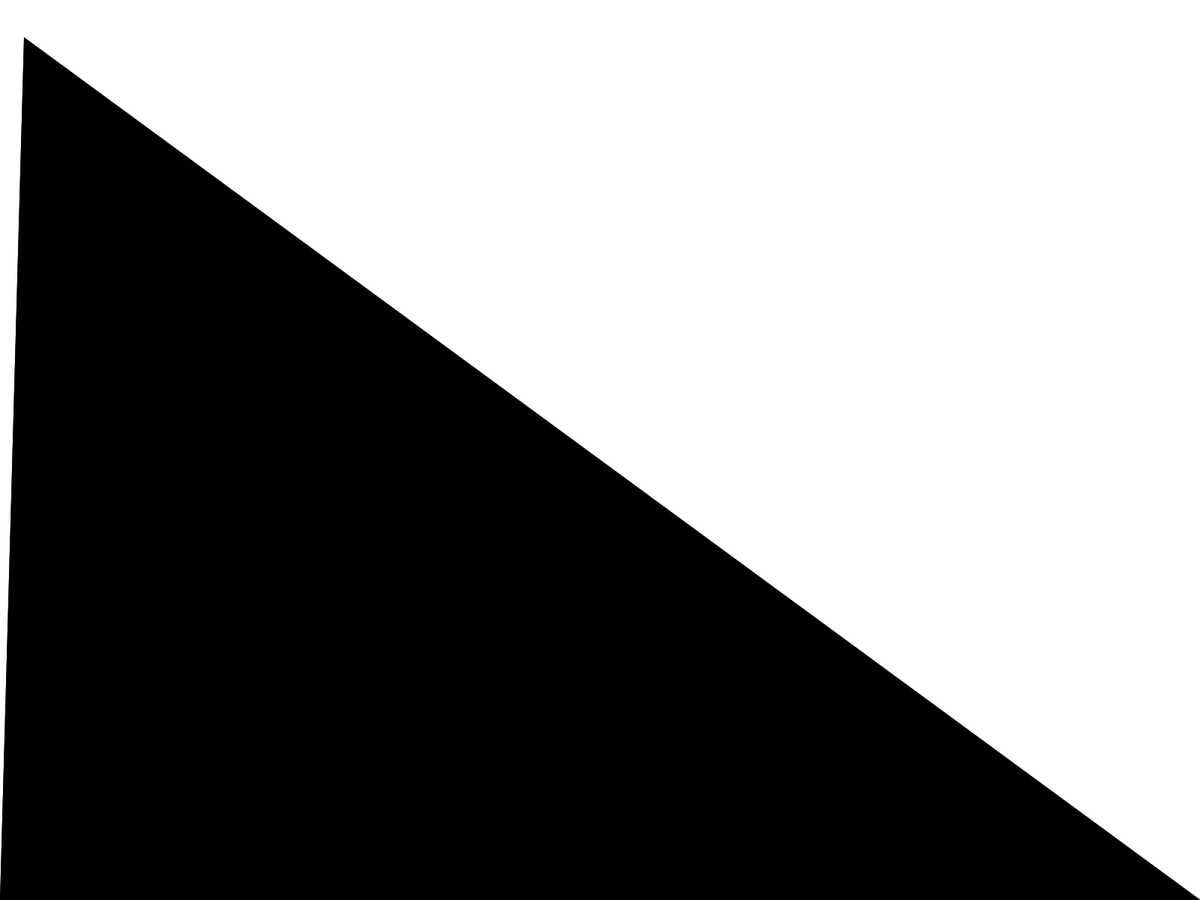
Frame 1 (no input)
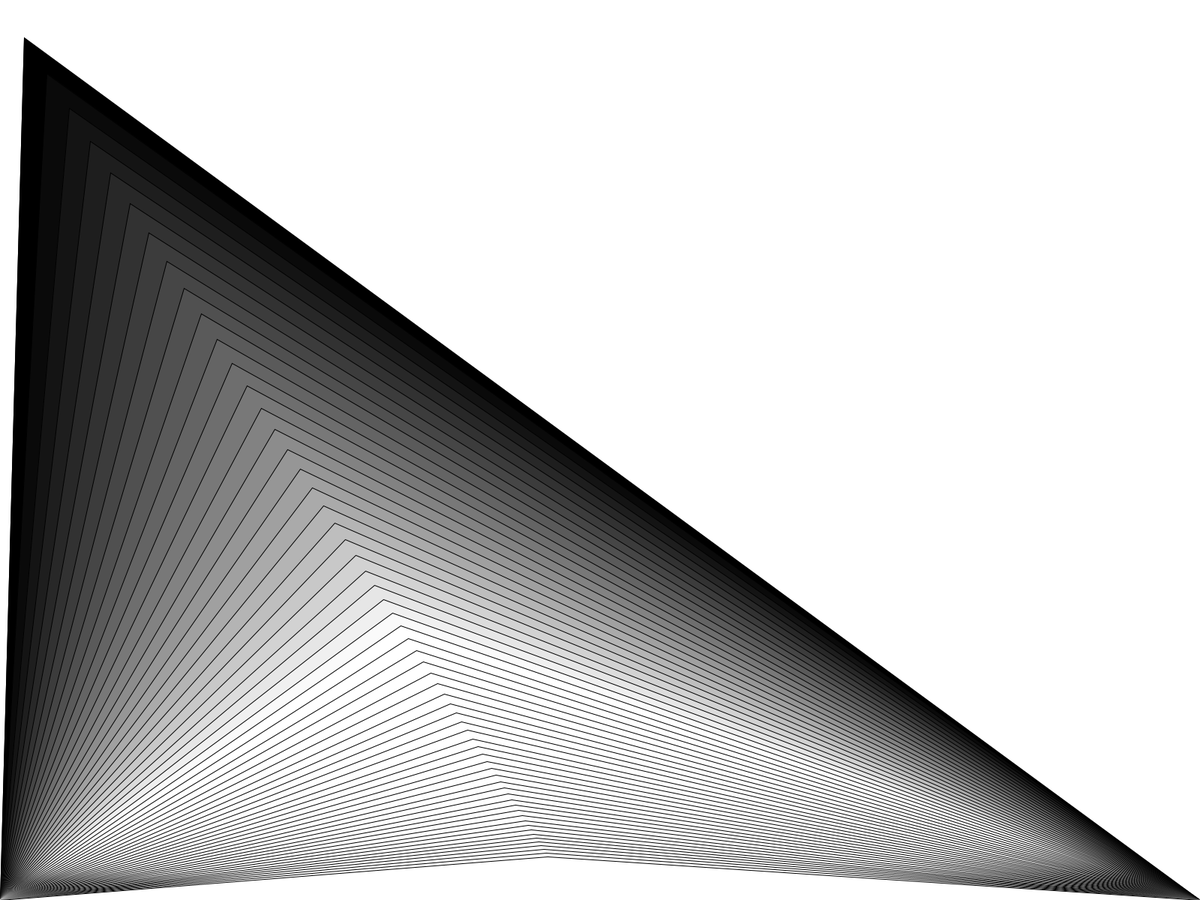
Frame 60 (the mouse pressed at the canvas centre just before this capture)
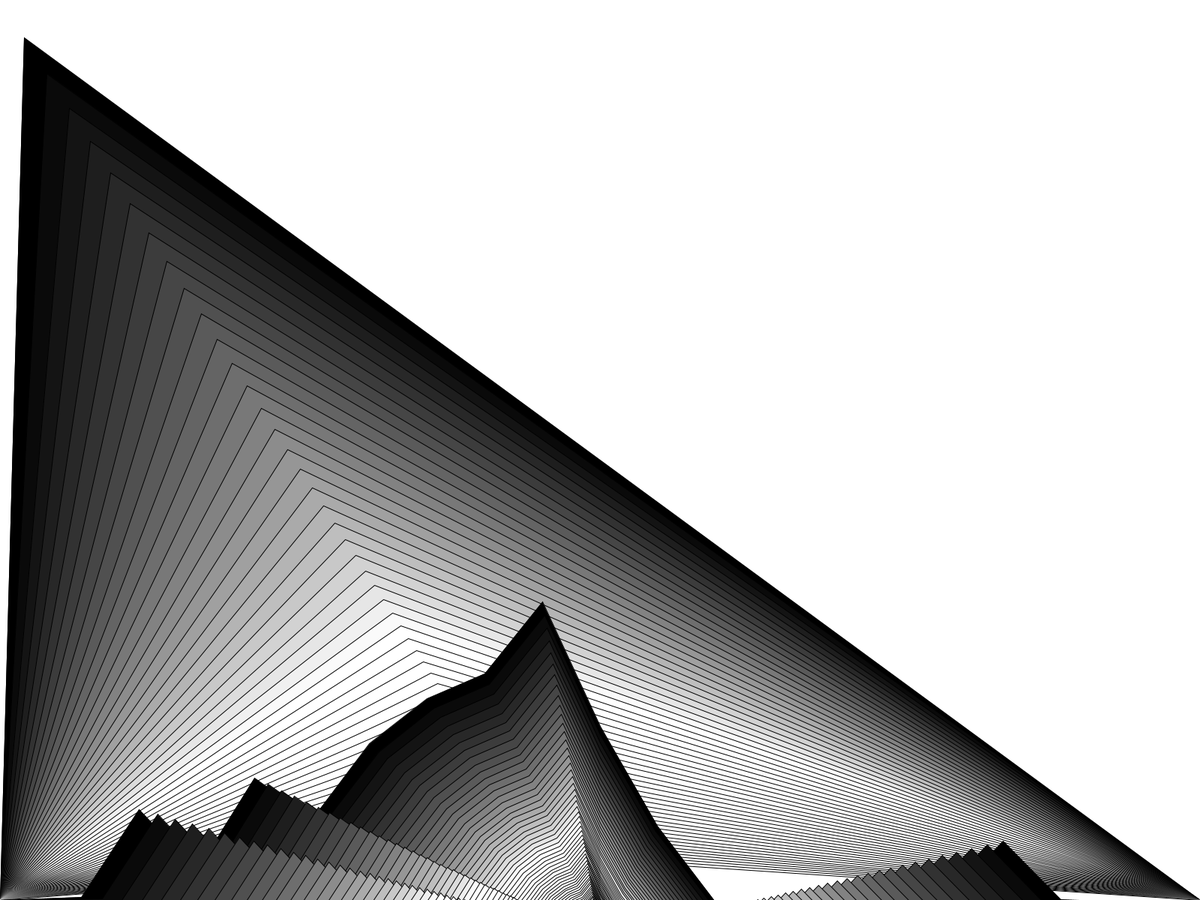
Frame 120 (the mouse held since frame 60 and released just before this capture)

The Processing sketch that drew these frames (run headless with seeded random() and noise(); from frame 60 on, the mouse is pressed at the canvas centre):

// Processing sketch: Mountain_shit
// ── Mountain_shit.pde
float[] x = new float[20];
float[] y = new float[20];

float newX;
float newY;

PShape mountain;
float fillVal;
boolean craze, rgb;

void setup() {

  fullScreen(); 
  background(255);
  frameRate(1000);
  
  colorMode(HSB);
  
}

void draw() {
  
  if(craze) {  
    if(fillVal > 500) {
  
    newPoints();
    fillVal = 0;
    
    }
  }
  
  if(rgb) {
  
  fill(fillVal, 255, 255);
  
  } else {
   
  fill(fillVal);
    
  }
  
  fillVal += 10;
  
  smaller();
  genMountain();
  
  shape(mountain, 0, 0);
  
}

void newPoints() {
 
 newX = 0;
 newY = height; 
  
 for(int i = 0; i < 20; i++) {
  
   newX += width/20;
   
   if(newX < width/2) {
 
     newY += random(-200, 100);
   
   }   else {
  
     newY -= random(-200, 100);

   }
   
   if(newY > height) {
    
     newY = height;
     
   }
   
   x[i] = newX;
   y[i] = newY;

   }
 
}

void genMountain() {
 
  mountain = createShape();
  
  mountain.beginShape();
  
  mountain.vertex(0, height);
  
  for(int i = 0; i < 20; i++) {
   
       mountain.vertex(x[i], y[i]); 
     
  }
 
  mountain.vertex(width, height);
 
  mountain.endShape(CLOSE);
  
}

void smaller() {
 
  for(int i = 0; i < 20; i++) {
   
   if(x[i] < width/2) {
    
     x[i] += map(abs(x[i] - width/2), 0, 500, 0, 20) ;
     
   } else {
    
     x[i] -= map(abs(x[i] - width/2), 0, 500, 0, 20);
     
   }
   
   y[i] += map(y[i], 0, height, 50, 2);
    
  }
  
}

void mousePressed() {
 
  newPoints();
  fillVal = 0;
  
}

void keyPressed() {
 
  if(key == 'c') {
   
    background(255);
    
  } else if(key == 'r') {
  
    rgb = !rgb;
    
  } else {
    
  craze = !craze;
  
  }
  
}
